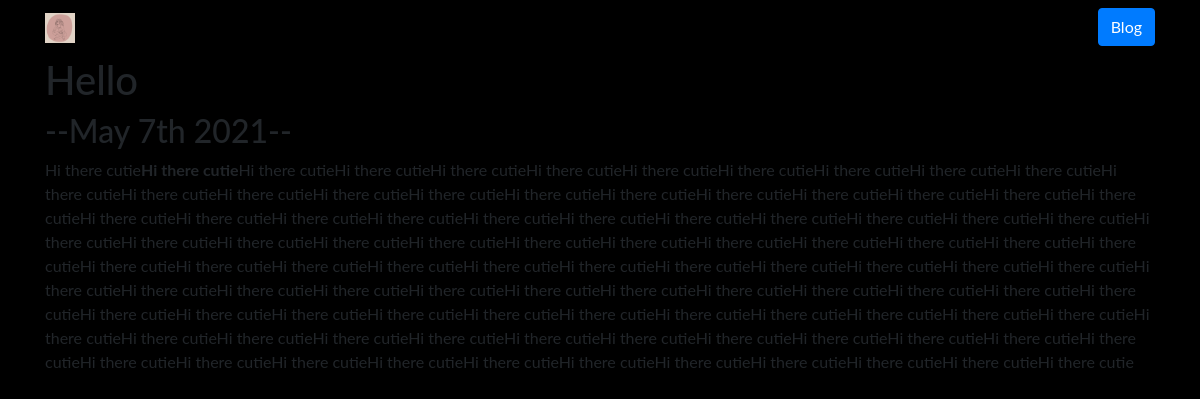
/blog/5/, run on the app's committed database.
### blog/models.py (models this page shows, shortened)
class Blog(models.Model):
    title = models.CharField(max_length=200)
    description = models.TextField()
    date = models.DateField()

### blog/views.py (the view)
# urls.py: path('<int:blog_id>/', views.detail, name='detail'),
def detail(request, blog_id):
    blog = get_object_or_404(Blog, pk=blog_id)
    return render(request, 'blog/detail.html', {'blog': blog})

### blog/templates/blog/detail.html
{% extends 'portfolio/base.html' %}
{% block content %}
<h1>{{ blog.title }}</h1>
<h2>--{{ blog.date|date:'F jS Y' }}--</h2>
<p>{{ blog.description|safe }}</p>
{% endblock %}

### portfolio/static/portfolio/custom.css (style rules this page uses)
body { font-family: 'Lato', sans-serif; background-color: black; }

### data on the page
Blog: title "Hello", date "May 7th 2021", description "Hi there cutie Hi there cutie Hi there cutieHi there cutieHi there cutieHi there cutieHi there cutieHi there cutieHi there cutieHi there cutieHi there cutieHi there cutieHi there cutieHi there cutieHi there cutieHi there cutieHi there cutieHi there cutieHi there cutieHi there cutieHi there cutieHi there cutieHi there cutieHi there cutieHi there cutieHi there cutieHi there cutieHi there cutieHi there cutieHi there cutieHi there cutieHi there cutieHi there cutieHi there cutieHi there cutieHi there cutieHi there cutieHi there cutieHi there cutieHi there cutieHi there cutieHi there cutieHi there cutieHi there cutieHi there cutieHi there cutieHi there cutieHi there cutieHi there cutieHi there…"
